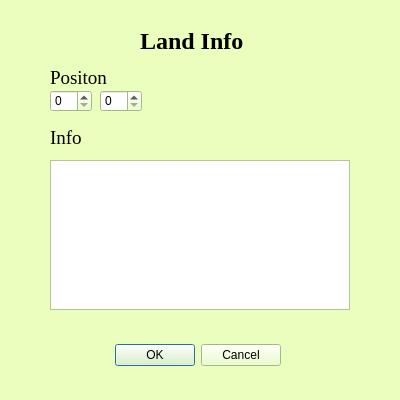
<?xml version="1.0" encoding="UTF-8"?>
<ui version="4.0">
 <class>LandInfo</class>
 <widget class="QDialog" name="LandInfo">
  <property name="geometry">
   <rect>
    <x>0</x>
    <y>0</y>
    <width>400</width>
    <height>400</height>
   </rect>
  </property>
  <property name="palette">
   <palette>
    <active>
     <colorrole role="WindowText">
      <brush brushstyle="SolidPattern">
       <color alpha="255">
        <red>0</red>
        <green>0</green>
        <blue>0</blue>
       </color>
      </brush>
     </colorrole>
     <colorrole role="Button">
      <brush brushstyle="SolidPattern">
       <color alpha="255">
        <red>234</red>
        <green>255</green>
        <blue>190</blue>
       </color>
      </brush>
     </colorrole>
     <colorrole role="Light">
      <brush brushstyle="SolidPattern">
       <color alpha="255">
        <red>255</red>
        <green>255</green>
        <blue>255</blue>
       </color>
      </brush>
     </colorrole>
     <colorrole role="Midlight">
      <brush brushstyle="SolidPattern">
       <color alpha="255">
        <red>244</red>
        <green>255</green>
        <blue>222</blue>
       </color>
      </brush>
     </colorrole>
     <colorrole role="Dark">
      <brush brushstyle="SolidPattern">
       <color alpha="255">
        <red>117</red>
        <green>127</green>
        <blue>95</blue>
       </color>
      </brush>
     </colorrole>
     <colorrole role="Mid">
      <brush brushstyle="SolidPattern">
       <color alpha="255">
        <red>156</red>
        <green>170</green>
        <blue>126</blue>
       </color>
      </brush>
     </colorrole>
     <colorrole role="Text">
      <brush brushstyle="SolidPattern">
       <color alpha="255">
        <red>0</red>
        <green>0</green>
        <blue>0</blue>
       </color>
      </brush>
     </colorrole>
     <colorrole role="BrightText">
      <brush brushstyle="SolidPattern">
       <color alpha="255">
        <red>255</red>
        <green>255</green>
        <blue>255</blue>
       </color>
      </brush>
     </colorrole>
     <colorrole role="ButtonText">
      <brush brushstyle="SolidPattern">
       <color alpha="255">
        <red>0</red>
        <green>0</green>
        <blue>0</blue>
       </color>
      </brush>
     </colorrole>
     <colorrole role="Base">
      <brush brushstyle="SolidPattern">
       <color alpha="255">
        <red>255</red>
        <green>255</green>
        <blue>255</blue>
       </color>
      </brush>
     </colorrole>
     <colorrole role="Window">
      <brush brushstyle="SolidPattern">
       <color alpha="255">
        <red>234</red>
        <green>255</green>
        <blue>190</blue>
       </color>
      </brush>
     </colorrole>
     <colorrole role="Shadow">
      <brush brushstyle="SolidPattern">
       <color alpha="255">
        <red>0</red>
        <green>0</green>
        <blue>0</blue>
       </color>
      </brush>
     </colorrole>
     <colorrole role="AlternateBase">
      <brush brushstyle="SolidPattern">
       <color alpha="255">
        <red>244</red>
        <green>255</green>
        <blue>222</blue>
       </color>
      </brush>
     </colorrole>
     <colorrole role="ToolTipBase">
      <brush brushstyle="SolidPattern">
       <color alpha="255">
        <red>255</red>
        <green>255</green>
        <blue>220</blue>
       </color>
      </brush>
     </colorrole>
     <colorrole role="ToolTipText">
      <brush brushstyle="SolidPattern">
       <color alpha="255">
        <red>0</red>
        <green>0</green>
        <blue>0</blue>
       </color>
      </brush>
     </colorrole>
     <colorrole role="PlaceholderText">
      <brush brushstyle="SolidPattern">
       <color alpha="128">
        <red>0</red>
        <green>0</green>
        <blue>0</blue>
       </color>
      </brush>
     </colorrole>
    </active>
    <inactive>
     <colorrole role="WindowText">
      <brush brushstyle="SolidPattern">
       <color alpha="255">
        <red>0</red>
        <green>0</green>
        <blue>0</blue>
       </color>
      </brush>
     </colorrole>
     <colorrole role="Button">
      <brush brushstyle="SolidPattern">
       <color alpha="255">
        <red>234</red>
        <green>255</green>
        <blue>190</blue>
       </color>
      </brush>
     </colorrole>
     <colorrole role="Light">
      <brush brushstyle="SolidPattern">
       <color alpha="255">
        <red>255</red>
        <green>255</green>
        <blue>255</blue>
       </color>
      </brush>
     </colorrole>
     <colorrole role="Midlight">
      <brush brushstyle="SolidPattern">
       <color alpha="255">
        <red>244</red>
        <green>255</green>
        <blue>222</blue>
       </color>
      </brush>
     </colorrole>
     <colorrole role="Dark">
      <brush brushstyle="SolidPattern">
       <color alpha="255">
        <red>117</red>
        <green>127</green>
        <blue>95</blue>
       </color>
      </brush>
     </colorrole>
     <colorrole role="Mid">
      <brush brushstyle="SolidPattern">
       <color alpha="255">
        <red>156</red>
        <green>170</green>
        <blue>126</blue>
       </color>
      </brush>
     </colorrole>
     <colorrole role="Text">
      <brush brushstyle="SolidPattern">
       <color alpha="255">
        <red>0</red>
        <green>0</green>
        <blue>0</blue>
       </color>
      </brush>
     </colorrole>
     <colorrole role="BrightText">
      <brush brushstyle="SolidPattern">
       <color alpha="255">
        <red>255</red>
        <green>255</green>
        <blue>255</blue>
       </color>
      </brush>
     </colorrole>
     <colorrole role="ButtonText">
      <brush brushstyle="SolidPattern">
       <color alpha="255">
        <red>0</red>
        <green>0</green>
        <blue>0</blue>
       </color>
      </brush>
     </colorrole>
     <colorrole role="Base">
      <brush brushstyle="SolidPattern">
       <color alpha="255">
        <red>255</red>
        <green>255</green>
        <blue>255</blue>
       </color>
      </brush>
     </colorrole>
     <colorrole role="Window">
      <brush brushstyle="SolidPattern">
       <color alpha="255">
        <red>234</red>
        <green>255</green>
        <blue>190</blue>
       </color>
      </brush>
     </colorrole>
     <colorrole role="Shadow">
      <brush brushstyle="SolidPattern">
       <color alpha="255">
        <red>0</red>
        <green>0</green>
        <blue>0</blue>
       </color>
      </brush>
     </colorrole>
     <colorrole role="AlternateBase">
      <brush brushstyle="SolidPattern">
       <color alpha="255">
        <red>244</red>
        <green>255</green>
        <blue>222</blue>
       </color>
      </brush>
     </colorrole>
     <colorrole role="ToolTipBase">
      <brush brushstyle="SolidPattern">
       <color alpha="255">
        <red>255</red>
        <green>255</green>
        <blue>220</blue>
       </color>
      </brush>
     </colorrole>
     <colorrole role="ToolTipText">
      <brush brushstyle="SolidPattern">
       <color alpha="255">
        <red>0</red>
        <green>0</green>
        <blue>0</blue>
       </color>
      </brush>
     </colorrole>
     <colorrole role="PlaceholderText">
      <brush brushstyle="SolidPattern">
       <color alpha="128">
        <red>0</red>
        <green>0</green>
        <blue>0</blue>
       </color>
      </brush>
     </colorrole>
    </inactive>
    <disabled>
     <colorrole role="WindowText">
      <brush brushstyle="SolidPattern">
       <color alpha="255">
        <red>117</red>
        <green>127</green>
        <blue>95</blue>
       </color>
      </brush>
     </colorrole>
     <colorrole role="Button">
      <brush brushstyle="SolidPattern">
       <color alpha="255">
        <red>234</red>
        <green>255</green>
        <blue>190</blue>
       </color>
      </brush>
     </colorrole>
     <colorrole role="Light">
      <brush brushstyle="SolidPattern">
       <color alpha="255">
        <red>255</red>
        <green>255</green>
        <blue>255</blue>
       </color>
      </brush>
     </colorrole>
     <colorrole role="Midlight">
      <brush brushstyle="SolidPattern">
       <color alpha="255">
        <red>244</red>
        <green>255</green>
        <blue>222</blue>
       </color>
      </brush>
     </colorrole>
     <colorrole role="Dark">
      <brush brushstyle="SolidPattern">
       <color alpha="255">
        <red>117</red>
        <green>127</green>
        <blue>95</blue>
       </color>
      </brush>
     </colorrole>
     <colorrole role="Mid">
      <brush brushstyle="SolidPattern">
       <color alpha="255">
        <red>156</red>
        <green>170</green>
        <blue>126</blue>
       </color>
      </brush>
     </colorrole>
     <colorrole role="Text">
      <brush brushstyle="SolidPattern">
       <color alpha="255">
        <red>117</red>
        <green>127</green>
        <blue>95</blue>
       </color>
      </brush>
     </colorrole>
     <colorrole role="BrightText">
      <brush brushstyle="SolidPattern">
       <color alpha="255">
        <red>255</red>
        <green>255</green>
        <blue>255</blue>
       </color>
      </brush>
     </colorrole>
     <colorrole role="ButtonText">
      <brush brushstyle="SolidPattern">
       <color alpha="255">
        <red>117</red>
        <green>127</green>
        <blue>95</blue>
       </color>
      </brush>
     </colorrole>
     <colorrole role="Base">
      <brush brushstyle="SolidPattern">
       <color alpha="255">
        <red>234</red>
        <green>255</green>
        <blue>190</blue>
       </color>
      </brush>
     </colorrole>
     <colorrole role="Window">
      <brush brushstyle="SolidPattern">
       <color alpha="255">
        <red>234</red>
        <green>255</green>
        <blue>190</blue>
       </color>
      </brush>
     </colorrole>
     <colorrole role="Shadow">
      <brush brushstyle="SolidPattern">
       <color alpha="255">
        <red>0</red>
        <green>0</green>
        <blue>0</blue>
       </color>
      </brush>
     </colorrole>
     <colorrole role="AlternateBase">
      <brush brushstyle="SolidPattern">
       <color alpha="255">
        <red>234</red>
        <green>255</green>
        <blue>190</blue>
       </color>
      </brush>
     </colorrole>
     <colorrole role="ToolTipBase">
      <brush brushstyle="SolidPattern">
       <color alpha="255">
        <red>255</red>
        <green>255</green>
        <blue>220</blue>
       </color>
      </brush>
     </colorrole>
     <colorrole role="ToolTipText">
      <brush brushstyle="SolidPattern">
       <color alpha="255">
        <red>0</red>
        <green>0</green>
        <blue>0</blue>
       </color>
      </brush>
     </colorrole>
     <colorrole role="PlaceholderText">
      <brush brushstyle="SolidPattern">
       <color alpha="128">
        <red>0</red>
        <green>0</green>
        <blue>0</blue>
       </color>
      </brush>
     </colorrole>
    </disabled>
   </palette>
  </property>
  <property name="windowTitle">
   <string>Land Info</string>
  </property>
  <widget class="QDialogButtonBox" name="buttonBox">
   <property name="geometry">
    <rect>
     <x>100</x>
     <y>340</y>
     <width>181</width>
     <height>31</height>
    </rect>
   </property>
   <property name="orientation">
    <enum>Qt::Horizontal</enum>
   </property>
   <property name="standardButtons">
    <set>QDialogButtonBox::Cancel|QDialogButtonBox::Ok</set>
   </property>
  </widget>
  <widget class="QSpinBox" name="posForInfoX">
   <property name="geometry">
    <rect>
     <x>50</x>
     <y>90</y>
     <width>42</width>
     <height>22</height>
    </rect>
   </property>
  </widget>
  <widget class="QLabel" name="label_2">
   <property name="geometry">
    <rect>
     <x>50</x>
     <y>70</y>
     <width>59</width>
     <height>16</height>
    </rect>
   </property>
   <property name="font">
    <font>
     <family>Times New Roman</family>
     <pointsize>14</pointsize>
    </font>
   </property>
   <property name="text">
    <string>Positon</string>
   </property>
  </widget>
  <widget class="QSpinBox" name="posForInfoY">
   <property name="geometry">
    <rect>
     <x>100</x>
     <y>90</y>
     <width>42</width>
     <height>22</height>
    </rect>
   </property>
  </widget>
  <widget class="QTextEdit" name="textEdit">
   <property name="geometry">
    <rect>
     <x>50</x>
     <y>160</y>
     <width>300</width>
     <height>150</height>
    </rect>
   </property>
  </widget>
  <widget class="QLabel" name="label">
   <property name="geometry">
    <rect>
     <x>140</x>
     <y>30</y>
     <width>111</width>
     <height>21</height>
    </rect>
   </property>
   <property name="font">
    <font>
     <family>Times New Roman</family>
     <pointsize>18</pointsize>
     <weight>75</weight>
     <bold>true</bold>
    </font>
   </property>
   <property name="text">
    <string>Land Info</string>
   </property>
  </widget>
  <widget class="QLabel" name="label_3">
   <property name="geometry">
    <rect>
     <x>50</x>
     <y>130</y>
     <width>59</width>
     <height>16</height>
    </rect>
   </property>
   <property name="font">
    <font>
     <family>Times New Roman</family>
     <pointsize>14</pointsize>
    </font>
   </property>
   <property name="text">
    <string>Info</string>
   </property>
  </widget>
 </widget>
 <resources/>
 <connections>
  <connection>
   <sender>buttonBox</sender>
   <signal>accepted()</signal>
   <receiver>LandInfo</receiver>
   <slot>accept()</slot>
   <hints>
    <hint type="sourcelabel">
     <x>248</x>
     <y>254</y>
    </hint>
    <hint type="destinationlabel">
     <x>157</x>
     <y>274</y>
    </hint>
   </hints>
  </connection>
  <connection>
   <sender>buttonBox</sender>
   <signal>rejected()</signal>
   <receiver>LandInfo</receiver>
   <slot>reject()</slot>
   <hints>
    <hint type="sourcelabel">
     <x>316</x>
     <y>260</y>
    </hint>
    <hint type="destinationlabel">
     <x>286</x>
     <y>274</y>
    </hint>
   </hints>
  </connection>
 </connections>
</ui>
